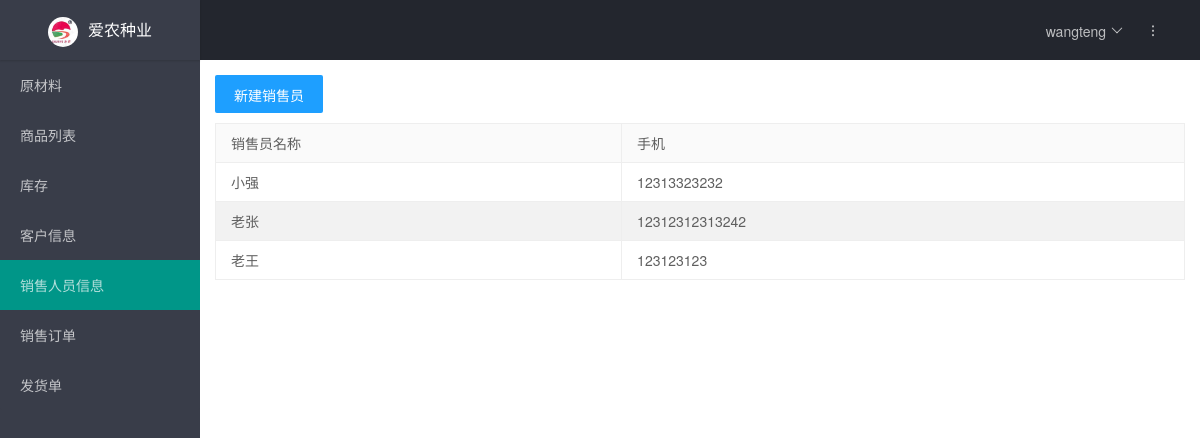
/seller/list (signed in), run on the app's committed database.
### tables this page shows
CREATE TABLE user (
  id INTEGER PRIMARY KEY AUTOINCREMENT,
  username TEXT UNIQUE NOT NULL,
  password TEXT NOT NULL,
  role TEXT NOT NULL
);

CREATE TABLE seller(
    id INTEGER PRIMARY KEY AUTOINCREMENT,
    name TEXT NOT NULL,
    cellphone TEXT
);

### transport/seller.py (the view)
@bp.route('/list')
def index():
    db = get_db()
    sellers = db.execute(
        'SELECT id, name, cellphone'
        ' FROM seller'
        ' ORDER BY id DESC'
    ).fetchall()
    return render_template('seller/list.html', sellers=sellers)

### transport/auth.py (called while the page is built)
@bp.before_app_request
def load_logged_in_user():
    user_id = session.get('user_id')
    if user_id is None:
        g.user = None
    else:
        g.user = get_db().execute(
            'SELECT * FROM user WHERE id = ?', (user_id,)
        ).fetchone()

### transport/db.py (called while the page is built)
def get_db():
    if 'db' not in g:
        g.db = sqlite3.connect(
            current_app.config['DATABASE'],
            detect_types=sqlite3.PARSE_DECLTYPES
        )
        g.db.row_factory = sqlite3.Row
    return g.db

### transport/templates/seller/list.html (shortened to what this page needs)
{% extends 'base.html' %}
{% block content %}
<div class="page-body">
  {% if g.user %}
  <div class="container-xl">
    <div class="col-4">
      <div class="row g-2 align-items-center mb-n3">
  <div class="col-2 col-sm-2 col-md-2 col-xl mb-3">
    <a class="layui-btn layui-btn-normal" href="{{ url_for('seller.create') }}">新建销售员</a>
  </div>
        </div>
      </div>
    </div>
  {% endif %}
    <table class="layui-table" lay-even>
      <thead>
        <tr>
          <th>销售员名称</th>
          <th>手机</th>
        </tr>
      </thead>
      <tbody>
      {% for seller in sellers %}
        <tr>
          <td>{{seller['name']}}</td>
          <td>{{seller['cellphone']}}</td>
        </tr>
      {% endfor %}
      </tbody>
    </table>
</div>
{% endblock %}

### transport/templates/base.html (shortened to what this page needs)
<!doctype html>
<head>
  <link href="../static/layui/css/layui.css" rel="stylesheet">
</head>
<body>
<div class="layui-layout layui-layout-admin">
  <div class="layui-header">
    <div class="layui-logo layui-hide-xs layui-bg-black"><img src="../static/icon/logo.png" class="layui-nav-img">爱农种业</div>
    <ul class="layui-nav layui-layout-right">
      <li class="layui-nav-item layui-hide layui-show-md-inline-block">
        <a href="javascript:;">
          {% if g.user %}
      <span>{{ g.user['username'] }}</span>
    {% endif %}
        </a>
      </li>
      <li class="layui-nav-item" lay-header-event="menuRight" lay-unselect>
        <a href="javascript:;">
          <i class="layui-icon layui-icon-more-vertical"></i>
        </a>
      </li>
    </ul>
  </div>
  <div class="layui-side layui-bg-black">
    <div class="layui-side-scroll">
      <ul class="layui-nav layui-nav-tree" lay-filter="test" id="menu">
        {% if g.user['role']=='ADMIN' %}
        <li class="layui-nav-item"><a class="nav-link" href="{{url_for('material.index')}}">原材料</a></li>
        <li class="layui-nav-item"><a class="nav-link"  href="{{url_for('product.index')}}">商品列表</a></li>
        {% endif %}
        {% if g.user['role']=='STORE_MANAGER' or g.user['role']=='ADMIN'%}
        <li class="layui-nav-item"><a class="nav-link"  href="{{url_for('inventory.index')}}">库存</a></li>
        {% endif %}
        {% if g.user['role']=='ADMIN' %}
        <li class="layui-nav-item"><a class="nav-link"  href="{{url_for('customer.index')}}">客户信息</a></li>
        <li class="layui-nav-item"><a class="nav-link"  href="{{url_for('seller.index')}}">销售人员信息</a></li>
        <li class="layui-nav-item"><a class="nav-link" href="{{url_for('sell_record.index')}}">销售订单</a></li>
        <li class="layui-nav-item"><a class="nav-link"  href="{{url_for('carriage.index')}}">发货单</a></li>
        {% endif %}
      </ul>
    </div>
  </div>
<div class="layui-body">
  <div style="padding: 15px">
  {% block content %}{% endblock %}
    </div>
</div>
</div>
</body>

### data on the page
user: user.username "wangteng"
seller: name "小强", cellphone "12313323232"
seller: name "老张", cellphone "12312312313242"
seller: name "老王", cellphone "123123123"
